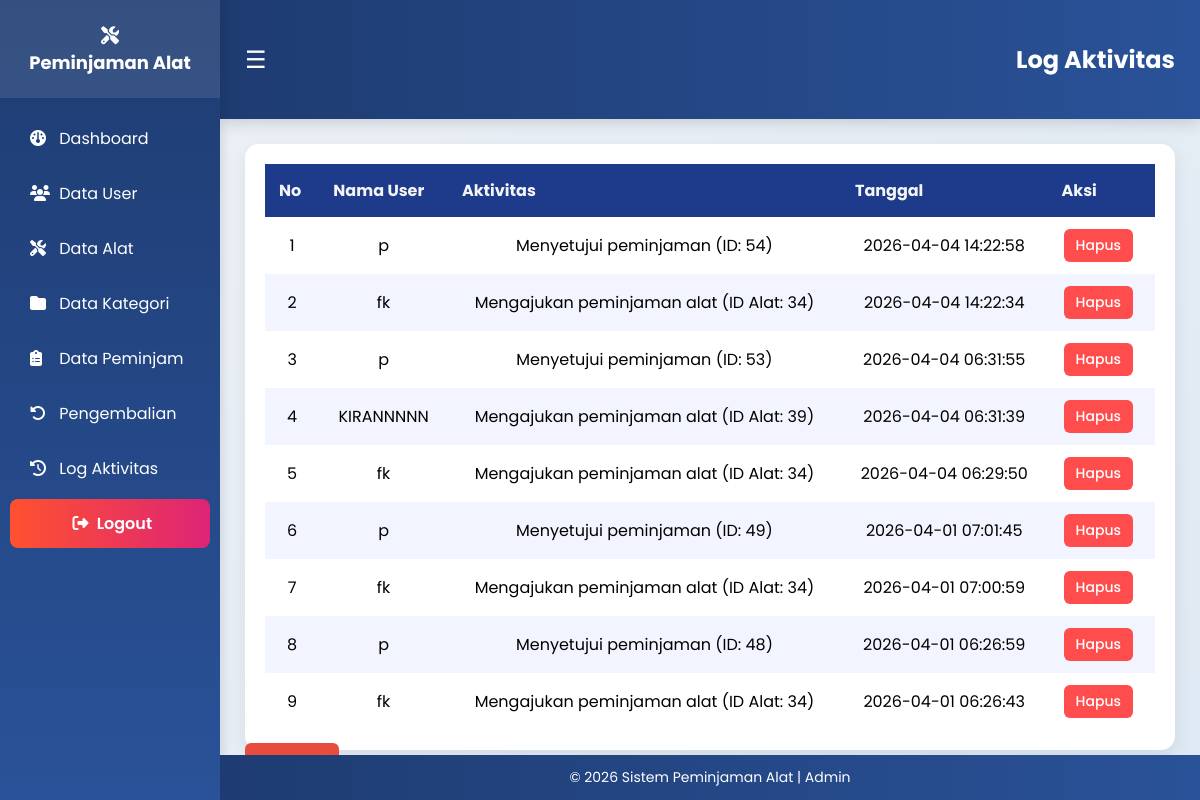
The page /views/admin/aktivitas/log_aktivitas.php (signed in) on the database its author committed.
### tables this page shows
CREATE TABLE `log_aktivitas` (
  `id_log` int NOT NULL,
  `id_user` int DEFAULT NULL,
  `aktivitas` text,
  `tanggal` timestamp NOT NULL DEFAULT CURRENT_TIMESTAMP
);

CREATE TABLE `users` (
  `id_user` int NOT NULL,
  `nama` varchar(100) NOT NULL,
  `email` varchar(100) NOT NULL,
  `no_tlp` varchar(15) DEFAULT NULL,
  `password` varchar(255) NOT NULL,
  `role` enum('admin','petugas','peminjam','') NOT NULL
);

### models/m_koneksi.php (called while the page is built, shortened)
<?php
class m_koneksi{
    private $host = "localhost",
        $username = "root",
        $pass = "",
        $db = "ukk_1_muhamadfareski";
    function __construct() {
        $this->koneksi = mysqli_connect($this->host, $this->username, $this->pass, $this->db);
    }
}
?>

### models/m_log_aktivitas.php (called while the page is built, shortened)
<?php
include_once __DIR__.'/m_koneksi.php';
class m_log_aktivitas {
    public $conn;
    public function __construct(){
        $koneksi = new m_koneksi();
        $this->conn = $koneksi->koneksi;
    }
    public function getAll(){
        $sql = "
            SELECT l.id_log, u.nama AS nama_user, l.aktivitas, l.tanggal
            FROM log_aktivitas l
            JOIN users u ON l.id_user = u.id_user
            ORDER BY l.tanggal DESC
        ";
        return mysqli_query($this->conn, $sql);
    }
}
?>

### controllers/c_log_aktivitas.php (called while the page is built, shortened)
<?php
include_once __DIR__ . '/../models/m_log_aktivitas.php';
class c_log_aktivitas {
    private $model;
    public function __construct(){
        $this->model = new m_log_aktivitas();
    }
    public function index(){
        return $this->model->getAll();
    }
}
?>

### views/admin/aktivitas/log_aktivitas.php (the view, shortened to what this page needs)
<?php
include_once '../../../controllers/c_log_aktivitas.php';
$controller = new c_log_aktivitas();
$data = $controller->index();
?>
<?php include __DIR__ . '/../../layouts/header.php'; ?>
<?php include __DIR__ . '/../../layouts/sidebar.php'; ?>
<div class="header">
    <span class="menu-btn" onclick="toggleMenu()">☰</span>
    <h2 style="display:inline;">Log Aktivitas</h2>
</div>
<div class="container" style="min-height:80vh;">
<div class="table-wrapper">
<table>
    <thead>
        <tr>
            <th>No</th>
            <th>Nama User</th>
            <th>Aktivitas</th>
            <th>Tanggal</th>
            <th>Aksi</th>
        </tr>
    </thead>
    <tbody>
    <?php
    $no = 1;
    while($row = $data->fetch_assoc()){
    ?>
    <tr>
        <td><?= $no++ ?></td>
        <td><?= htmlspecialchars($row['nama_user']) ?></td>
        <td><?= htmlspecialchars($row['aktivitas']) ?></td>
        <td><?= $row['tanggal'] ?></td>
        <td>
            <a href="?hapus=<?= $row['id_log'] ?>"
               class="hapus"
               onclick="return confirm('Yakin hapus?')">
               Hapus
            </a>
        </td>
    </tr>
    <?php } ?>
    </tbody>
</table>
</div>
<a href="../dashboard.php" class="btn-kembali">Kembali</a>
</div>
<?php include __DIR__ . '/../../layouts/footer.php'; ?>

### views/layouts/header.php (style rules this page uses)
* { box-sizing:border-box; font-family:'Poppins', sans-serif; }
body { margin:0; background:linear-gradient(135deg,#eef2f7,#dfe9f3); }
.header { background:linear-gradient(90deg,#1e3c72,#2a5298); color:white; padding:22px 25px; margin-left:220px; display:flex; align-items:center; justify-content:space-between; box-shadow:0 4px 15px rgba(0,0,0,.15); }
.menu-btn { font-size:24px; cursor:pointer; }
.table-wrapper { background:white; padding:20px; border-radius:14px; box-shadow:0 6px 18px rgba(0,0,0,0.08); overflow-x:auto; }
table { width:100%; border-collapse:collapse; }
th,td { padding:12px; text-align:center; }
th { background:#1e3c72; color:white; }
tr:nth-child(even) { background:#f2f5ff; }
.btn-kembali { background:#e74c3c; color:white; padding:8px 14px; text-decoration:none; border-radius:6px; }
.card, .table-wrapper { animation:fadeIn .5s ease-in-out; }
.container { margin-left:220px; padding:25px; transition:.3s; }
td a { display:inline-block; padding:6px 12px; border-radius:6px; font-size:14px; font-weight:500; text-decoration:none; margin-right:6px; }
td a.hapus { background:#ff4d4d; color:white; }

### views/admin/aktivitas/log_aktivitas.php (style rules this page uses)
.table-wrapper table thead th { background-color: #1E3A8A !important; color: #F3F4F6 !important; padding: 14px; text-align: left; }

### rows shown on the page
log_aktivitas: id_user.nama "p", aktivitas "Menyetujui peminjaman (ID: 54)", tanggal "2026-04-04 14:22:58"
log_aktivitas: id_user.nama "fk", aktivitas "Mengajukan peminjaman alat (ID Alat: 34)", tanggal "2026-04-04 14:22:34"
log_aktivitas: id_user.nama "p", aktivitas "Menyetujui peminjaman (ID: 53)", tanggal "2026-04-04 06:31:55"
log_aktivitas: id_user.nama "KIRANNNNN", aktivitas "Mengajukan peminjaman alat (ID Alat: 39)", tanggal "2026-04-04 06:31:39"
log_aktivitas: id_user.nama "fk", aktivitas "Mengajukan peminjaman alat (ID Alat: 34)", tanggal "2026-04-04 06:29:50"
log_aktivitas: id_user.nama "p", aktivitas "Menyetujui peminjaman (ID: 49)", tanggal "2026-04-01 07:01:45"
log_aktivitas: id_user.nama "fk", aktivitas "Mengajukan peminjaman alat (ID Alat: 34)", tanggal "2026-04-01 07:00:59"
log_aktivitas: id_user.nama "p", aktivitas "Menyetujui peminjaman (ID: 48)", tanggal "2026-04-01 06:26:59"
log_aktivitas: id_user.nama "fk", aktivitas "Mengajukan peminjaman alat (ID Alat: 34)", tanggal "2026-04-01 06:26:43"
